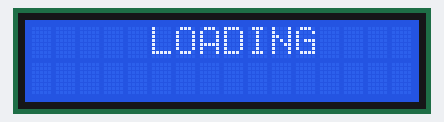
Recording of a sketch running on a simulated Arduino Uno, built with avr-gcc and run on an emulated ATmega328P. Shown: 16×2 character LCD.

Above: at 0.1 s.
At 0.7 s:
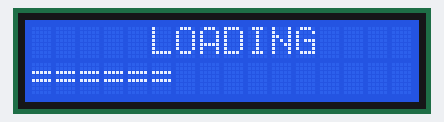
At 1.3 s:
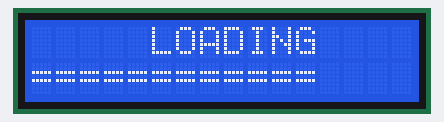
At 2.6 s:
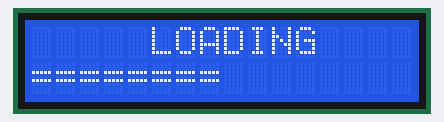
At 3.9 s:
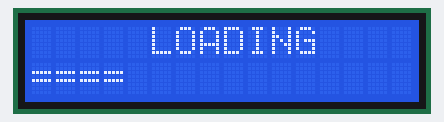
At 5.2 s:
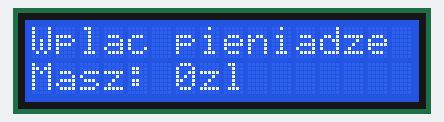

The sketch:

LCDcodekop.ino
```cpp
#include <LiquidCrystal.h> //dołączam bibliotekę
int button =2;


const int rs = 12, en = 11, d4 = 5, d5 = 4, d6 = 3, d7 = 2; //stałe -nimery pinów
LiquidCrystal lcd(rs, en, d4, d5, d6, d7); //tworzę obiekt klasy LC o nazwie lcd
void setup() {

pinMode(button, INPUT_PULLUP);


  lcd.begin(16, 2); //inicjalizacja wyświetlacza ile kolumn i wierszy (16, 2)


//  lcd.home(); //kursor na 0,0
//  lcd.print("Siema tu SI"); //wywołanie
//  lcd.blink(); //kursor - kwadrat
//  lcd.cursor(); //kursor mała kreska
// lcd.autoscroll(); //przewijanie automatyczne tekstu
//no dopisujemy gdy nie np. noscroll; noblink
// lcd.clear(); czyści


for(int i = 1; i<4; i++ ){


lcd.setCursor(5,0);
lcd.print("LOADING");
   lcd.setCursor(0,1);
 for(int i = 1; i<18; i++ ){
  delay(100);
  lcd.print("=");


 }
 lcd.clear();
lcd.setCursor(0,1);

}


lcd.setCursor(0,0);
lcd.print("Wplac pieniadze");
lcd.setCursor(0,1);
lcd.print("Masz: 0zl");


}

//------------------------------------


void loop() {


//lcd.clear();
//lcd.print("Hello World");


}
```
